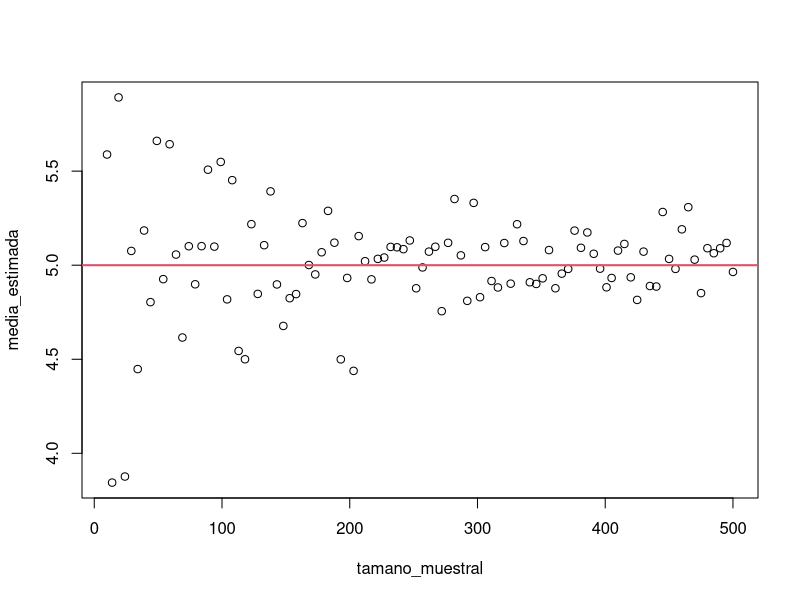
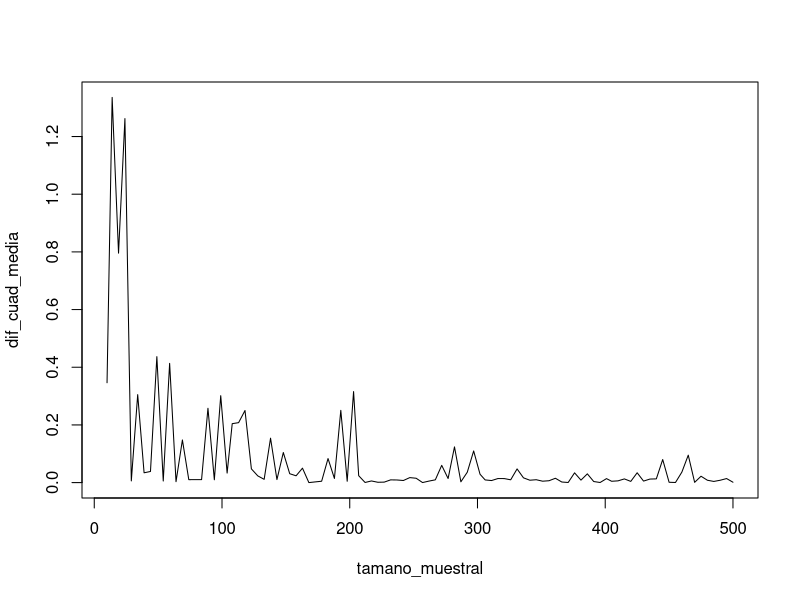
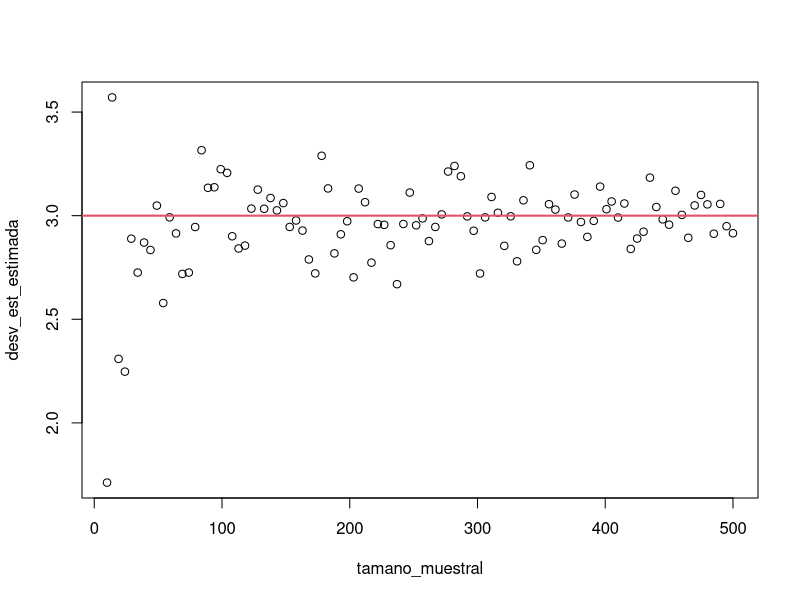
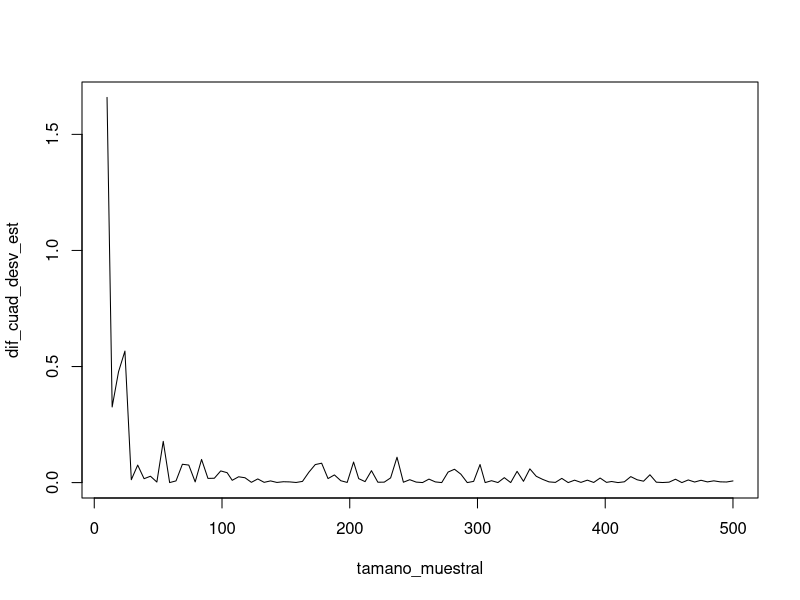
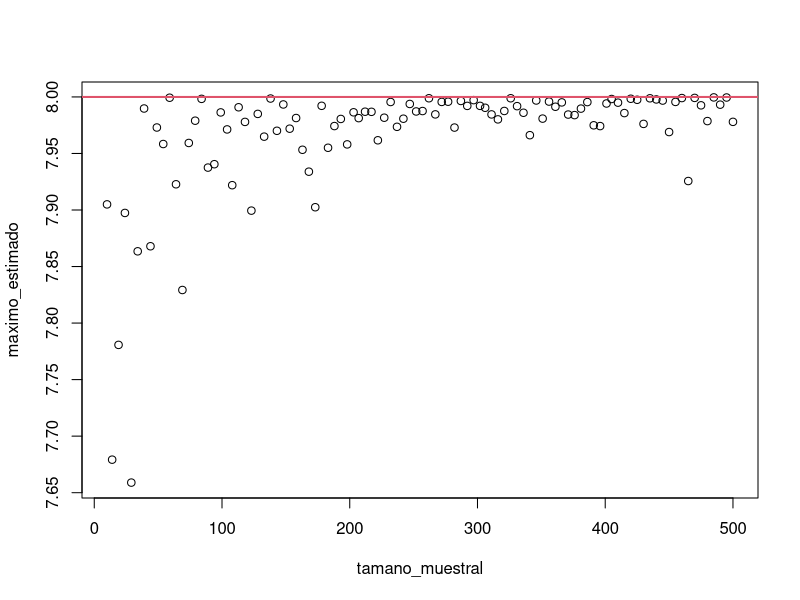
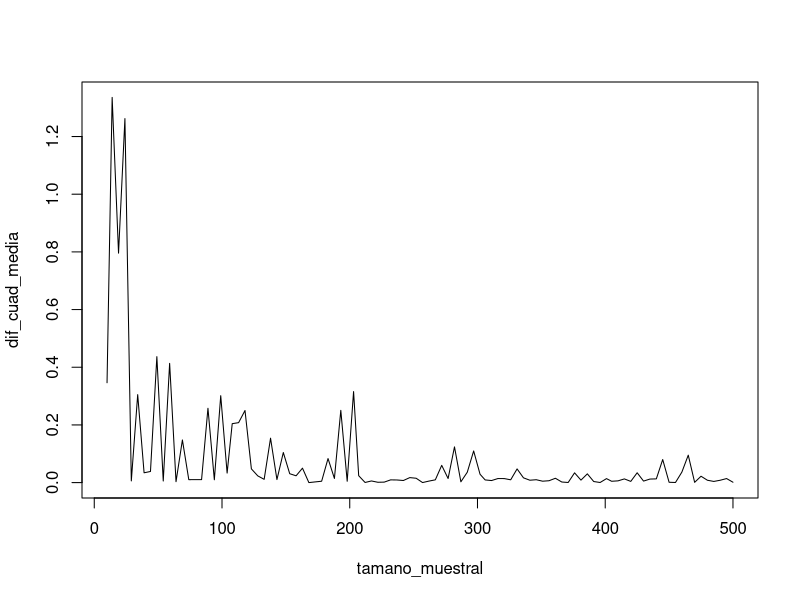
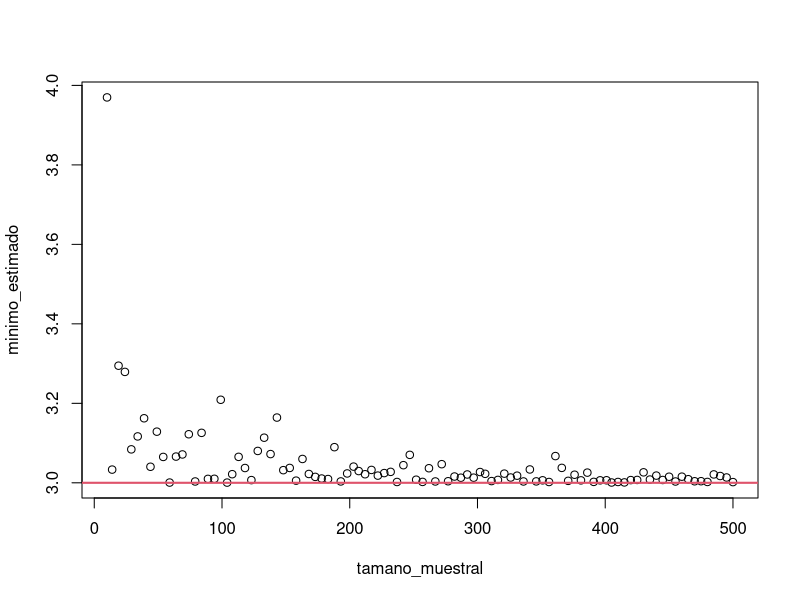
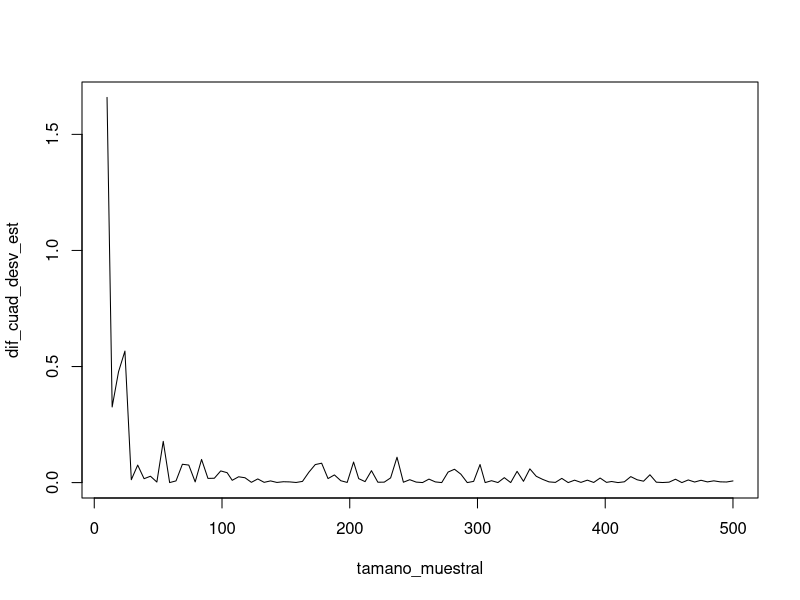

Recreate these plots in R, in order.

# Podemos ver que el tamaño muestral presenta rendimientos decreci --------

# Paquetes ----------------------------------------------------------------



# Distribución normal -----------------------------------------------------

tamano_muestral_max <- 500
iteraciones <- 100
media_poblacional <- 5
desv_est_poblacional <- 3
tamano_muestral <- floor(seq(10, tamano_muestral_max, length.out = iteraciones))

desv_est_estimada <- media_estimada <- dif_cuad_media <- dif_cuad_desv_est <- vector()

for (i in seq_len(iteraciones)) {
  muestra <- rnorm(tamano_muestral[i], media_poblacional, desv_est_poblacional)
  media_estimada[i] <- mean(muestra)
  desv_est_estimada[i] <- sd(muestra)
  dif_cuad_media[i] <- (media_estimada[i] - media_poblacional)^2
  dif_cuad_desv_est[i] <- (desv_est_estimada[i] - desv_est_poblacional)^2
}


plot(media_estimada ~ tamano_muestral)
abline(h = media_poblacional, col = 2, lwd = 2)

plot(dif_cuad_media ~ tamano_muestral, type = "l")


plot(desv_est_estimada ~ tamano_muestral)
abline(h = desv_est_poblacional, col = 2, lwd = 2)

plot(dif_cuad_desv_est ~ tamano_muestral, type = "l")




# Distribución uniforme ---------------------------------------------------


tamano_muestral_max <- 500
iteraciones <- 100
maximo_poblacional <- 8
minimo_poblacional <- 3
tamano_muestral <- floor(seq(10, tamano_muestral_max, length.out = iteraciones))

maximo_estimado <- minimo_estimado <- dif_cuad_maximo <- dif_cuad_minimo <- vector()

for (i in seq_len(iteraciones)) {
  muestra <- runif(tamano_muestral[i], minimo_poblacional, maximo_poblacional)
  maximo_estimado[i] <- max(muestra)
  minimo_estimado[i] <- min(muestra)
  dif_cuad_maximo[i] <- (maximo_estimado[i] - maximo_poblacional)^2
  dif_cuad_minimo[i] <- (minimo_estimado[i] - minimo_poblacional)^2
}


plot(maximo_estimado ~ tamano_muestral)
abline(h = maximo_poblacional, col = 2, lwd = 2)

plot(dif_cuad_media ~ tamano_muestral, type = "l")


plot(minimo_estimado ~ tamano_muestral)
abline(h = minimo_poblacional, col = 2, lwd = 2)

plot(dif_cuad_desv_est ~ tamano_muestral, type = "l")


# Regresión lineal --------------------------------------------------------

tamano_muestral_max <- 500
iteraciones <- 100
beta_0 <- 1
beta_1 <- -0.3
minimo_poblacional <- 3
tamano_muestral <- floor(seq(10, tamano_muestral_max, length.out = iteraciones))

genera_x <- function(n) seq(-3, 3, length.out = n)

genera_y <- function(x, beta_0, beta_1){
  beta_1*x + beta_0 + rnorm(length(x), 0, 0.5)
}

beta_0_estimado <- beta_1_estimado <- dif_cuad_beta_0 <- dif_cuad_beta_1 <- vector()

for (i in seq_len(iteraciones)) {
  X <- genera_x(tamano_muestral[i])
  Y <- genera_y(X, beta_0, beta_1)
  betas <- coef(lm(Y ~ X))
  beta_0_estimado[i] <- betas[1]
  beta_1_estimado[i] <- betas[2]
  dif_cuad_beta_0[i] = (beta_0_estimado[i] - beta_0)^2
  dif_cuad_beta_1[i] = (beta_1_estimado[i] - beta_1)^2
}


plot(beta_0_estimado ~ tamano_muestral)
abline(h = beta_0, col = 2, lwd = 2)

plot(dif_cuad_beta_0 ~ tamano_muestral, type = "l")


plot(beta_1_estimado ~ tamano_muestral)
abline(h = beta_1, col = 2, lwd = 2)

plot(dif_cuad_beta_1 ~ tamano_muestral, type = "l")



# Gráficos bonitos --------------------------------------------------------

library("dplyr")
library("purrr")
library("ggplot2")
library("magrittr")

colores_platzi <- c("#78D92A", "#002E4E", "#058ECD", "#ED2B05", "#F4F7F4")


# Distribución normal -----------------------------------------------------



tamano_muestral_max <- 500
iteraciones <- 100
media_poblacional <- 5
desv_est_poblacional <- 3


tibble(
  media = media_poblacional,
  desv_est = desv_est_poblacional,
  tamano_muestral = floor(seq(10, tamano_muestral_max, length.out = iteraciones)),
  muestras = map(tamano_muestral, rnorm, media, desv_est),
  media_estimada = map_dbl(muestras, mean),
  desv_est_estimada = map_dbl(muestras, sd),
  dif_cuad_medias = (media - media_estimada)^2,
  dif_cuad_sd = (desv_est_estimada - desv_est)^2
) -> simulaciones

qplot(tamano_muestral, media_estimada, data = simulaciones) +
  geom_hline(yintercept = simulaciones$media, colour = colores_platzi[4]) +
  theme_minimal()

qplot(tamano_muestral, dif_cuad_medias, data = simulaciones) +
  geom_smooth(size = 1, se = FALSE, colour = colores_platzi[4]) +
  theme_minimal()


qplot(tamano_muestral, desv_est_estimada, data = simulaciones) +
  geom_hline(yintercept = simulaciones$desv_est, colour = colores_platzi[4]) +
  theme_minimal()

qplot(tamano_muestral, dif_cuad_sd, data = simulaciones) +
  geom_smooth(size = 1, se = FALSE, colour = colores_platzi[4]) +
  theme_minimal()


# Distribución uniforme ---------------------------------------------------


tamano_muestral_max <- 500
iteraciones <- 100

tibble(
  tamano_muestral = floor(seq(10, tamano_muestral_max, length.out = iteraciones)),
  maximo_poblacional = 8,
  minimo_poblacional = 3,
  muestras = map(tamano_muestral, runif, minimo_poblacional, maximo_poblacional),
  maximo_estimado = map_dbl(muestras, max),
  minimo_estimado = map_dbl(muestras, min),
  dif_cuad_maximo = (maximo_poblacional - maximo_estimado)^2,
  dif_cuad_minimo = (minimo_poblacional - minimo_estimado)^2
) -> simulaciones

qplot(tamano_muestral, maximo_estimado, data = simulaciones) +
  geom_hline(yintercept = simulaciones$maximo_poblacional, colour = colores_platzi[4]) +
  theme_minimal()

qplot(tamano_muestral, dif_cuad_maximo, data = simulaciones) +
  geom_smooth(size = 1, se = FALSE, colour = colores_platzi[4]) +
  theme_minimal()

qplot(tamano_muestral, minimo_estimado, data = simulaciones) +
  geom_hline(yintercept = simulaciones$minimo_poblacional, colour = colores_platzi[4]) +
  theme_minimal()

qplot(tamano_muestral, dif_cuad_minimo, data = simulaciones) +
  geom_smooth(size = 1, se = FALSE, colour = colores_platzi[4]) +
  theme_minimal()



# Regresión lineal simple -------------------------------------------------


tamano_muestral_max <- 500
iteraciones <- 100
beta_0 <- 1
beta_1 <- -0.3
minimo_poblacional <- 3

genera_x <- function(n) seq(-3, 3, length.out = n)

genera_y <- function(x, beta_0, beta_1){
  beta_1*x + beta_0 + rnorm(length(x), 0, 0.5)
}

estima_betas <- function(x, y){
  coef(lm(y ~ x))
}

tibble(
  tamano_muestral = floor(seq(10, tamano_muestral_max, length.out = iteraciones)),
  datos_x = map(tamano_muestral, genera_x),
  datos_y = map(datos_x, genera_y, beta_0, beta_1),
  betas = map2(datos_x, datos_y, estima_betas),
  beta_0_estimado = map_dbl(betas, extract, 1),
  beta_1_estimado = map_dbl(betas, extract, 2),
  dif_cuad_beta_0 = (beta_0_estimado - beta_0)^2,
  dif_cuad_beta_1 = (beta_1_estimado - beta_1)^2
  # plot = map2(datos_x, datos_y, plot)
) -> simulaciones

qplot(tamano_muestral, beta_0_estimado, data = simulaciones) +
  geom_hline(yintercept = beta_0, colour = colores_platzi[4]) +
  theme_minimal()

qplot(tamano_muestral, dif_cuad_beta_0, data = simulaciones) +
  geom_smooth(size = 1, se = FALSE, colour = colores_platzi[4]) +
  theme_minimal()


qplot(tamano_muestral, beta_1_estimado, data = simulaciones) +
  geom_hline(yintercept = beta_1, colour = colores_platzi[4]) +
  theme_minimal()

qplot(tamano_muestral, dif_cuad_beta_1, data = simulaciones) +
  geom_smooth(size = 1, se = FALSE, colour = colores_platzi[4]) +
  theme_minimal()




